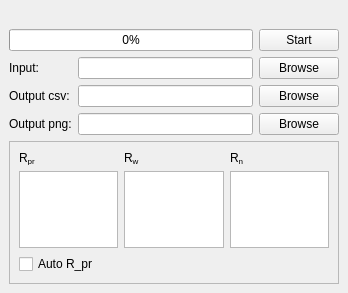
<?xml version="1.0" encoding="UTF-8"?>
<ui version="4.0">
 <class>MainWindow</class>
 <widget class="QMainWindow" name="MainWindow">
  <property name="geometry">
   <rect>
    <x>0</x>
    <y>0</y>
    <width>348</width>
    <height>293</height>
   </rect>
  </property>
  <property name="windowTitle">
   <string>Kalman filter</string>
  </property>
  <widget class="QWidget" name="centralwidget">
   <layout class="QGridLayout" name="gridLayout">
    <item row="5" column="0" colspan="3">
     <widget class="QFrame" name="frame">
      <property name="frameShape">
       <enum>QFrame::StyledPanel</enum>
      </property>
      <property name="frameShadow">
       <enum>QFrame::Raised</enum>
      </property>
      <layout class="QGridLayout" name="gridLayout_2">
       <item row="1" column="0">
        <widget class="QTableView" name="matrixRpr"/>
       </item>
       <item row="0" column="2">
        <widget class="QLabel" name="label_6">
         <property name="text">
          <string>R&lt;sub&gt;n&lt;/sub&gt;</string>
         </property>
        </widget>
       </item>
       <item row="0" column="0">
        <widget class="QLabel" name="label_4">
         <property name="text">
          <string>R&lt;sub&gt;pr&lt;/sub&gt;</string>
         </property>
        </widget>
       </item>
       <item row="1" column="1">
        <widget class="QTableView" name="matrixRw"/>
       </item>
       <item row="0" column="1">
        <widget class="QLabel" name="label_5">
         <property name="text">
          <string>R&lt;sub&gt;w&lt;/sub&gt;</string>
         </property>
        </widget>
       </item>
       <item row="1" column="2">
        <widget class="QTableView" name="matrixRn"/>
       </item>
       <item row="2" column="0">
        <widget class="QCheckBox" name="cbAutoRpr">
         <property name="text">
          <string>Auto R_pr</string>
         </property>
        </widget>
       </item>
      </layout>
     </widget>
    </item>
    <item row="4" column="2">
     <widget class="QPushButton" name="pbOutputPng">
      <property name="text">
       <string>Browse</string>
      </property>
     </widget>
    </item>
    <item row="3" column="1">
     <widget class="QLineEdit" name="leOutputCsv"/>
    </item>
    <item row="4" column="0">
     <widget class="QLabel" name="label_3">
      <property name="frameShape">
       <enum>QFrame::NoFrame</enum>
      </property>
      <property name="frameShadow">
       <enum>QFrame::Plain</enum>
      </property>
      <property name="text">
       <string>Output png:</string>
      </property>
     </widget>
    </item>
    <item row="0" column="0" colspan="2">
     <widget class="QLabel" name="lblProgressStatus">
      <property name="text">
       <string/>
      </property>
     </widget>
    </item>
    <item row="1" column="2">
     <widget class="QPushButton" name="pbStart">
      <property name="text">
       <string>Start</string>
      </property>
     </widget>
    </item>
    <item row="3" column="2">
     <widget class="QPushButton" name="pbOutputCsv">
      <property name="text">
       <string>Browse</string>
      </property>
     </widget>
    </item>
    <item row="3" column="0">
     <widget class="QLabel" name="label_2">
      <property name="text">
       <string>Output csv:</string>
      </property>
     </widget>
    </item>
    <item row="1" column="0" colspan="2">
     <widget class="QProgressBar" name="progressBar">
      <property name="value">
       <number>0</number>
      </property>
     </widget>
    </item>
    <item row="2" column="1">
     <widget class="QLineEdit" name="leInputFile">
      <property name="text">
       <string/>
      </property>
     </widget>
    </item>
    <item row="2" column="0">
     <widget class="QLabel" name="label">
      <property name="text">
       <string>Input:</string>
      </property>
     </widget>
    </item>
    <item row="4" column="1">
     <widget class="QLineEdit" name="leOutputPng"/>
    </item>
    <item row="2" column="2">
     <widget class="QPushButton" name="pbInputFile">
      <property name="text">
       <string>Browse</string>
      </property>
     </widget>
    </item>
   </layout>
  </widget>
 </widget>
 <resources/>
 <connections/>
</ui>
